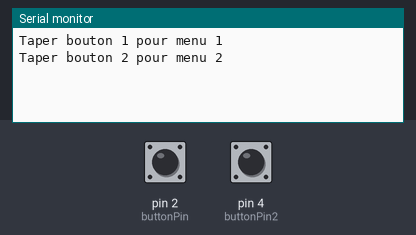
Simulated run of this sketch. Board: Arduino Uno, built with avr-gcc and run on an emulated ATmega328P. Shown: the last lines printed to the serial monitor. Inputs (shaded band) come from the test bench; at power-on: pin 2 (buttonPin) LOW, pin 4 (buttonPin2) LOW.

Above: at 1.2 s.
1.3 s: pin 2 (buttonPin) pulled HIGH for 0.15 s
At 2.6 s:
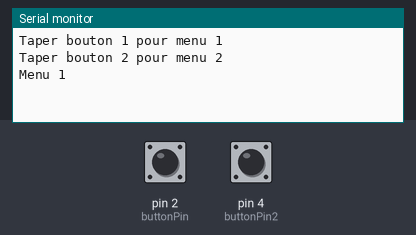
2.9 s: pin 4 (buttonPin2) pulled HIGH for 0.15 s
At 3.8 s:
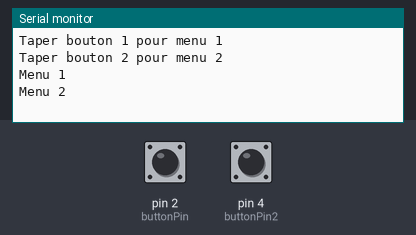

Measured:
- after the input at 1.3 s, the serial monitor: prints a new line after 0.15 s (image 1)
- after the input at 2.9 s, the serial monitor: prints a new line after 0.15 s (image 2)

The sketch:

Alarme-1-v-2.ino
```cpp
int buttonPin = 2;
int buttonPin2 = 4;

boolean buttonState2 = 0;
boolean buttonState = 0;

void setup() {
  Serial.begin(9600);
  pinMode(buttonPin, INPUT);
  pinMode(buttonPin2, INPUT);
  Serial.println("Taper bouton 1 pour menu 1");
  Serial.println("Taper bouton 2 pour menu 2");
}

void loop() {

  buttonState2 = digitalRead(buttonPin2);
  buttonState = digitalRead(buttonPin);
  if (buttonState == HIGH) {
    delay(150);
    Serial.println("Menu 1");
  }
  if (buttonState2 == HIGH) {
    delay(150);
    Serial.println("Menu 2");
  }
}
```
